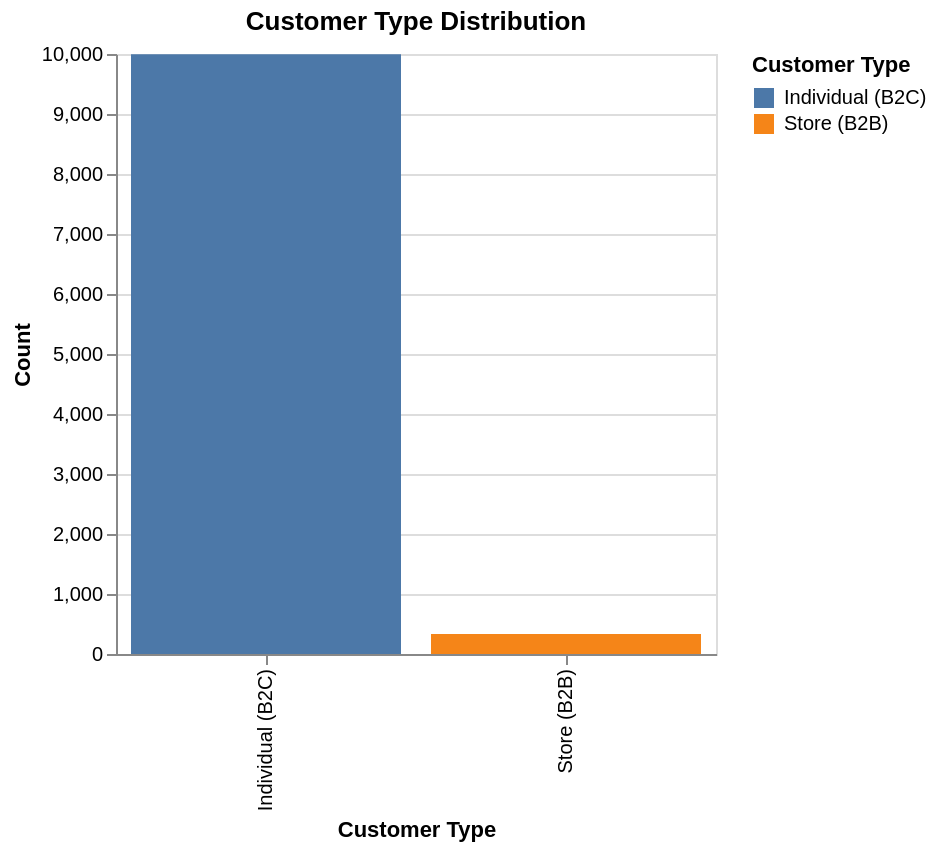

The notebook cell this image was saved under:
### Markdown cell above
### B.3 Explore Feature of Interest — store_id

### Code cell
print(f"store_id coverage: {df['store_id'].notna().sum()} / {len(df)} ({df['store_id'].notna().mean():.1%})")

# Deduplicate first to get accurate counts
df_dedup = df.drop_duplicates()
store_custs = df_dedup[df_dedup['store_id'].notna()]
print(f"\nUnique store customers (after dedup): {len(store_custs)}")
print(f"Unique store_ids: {store_custs['store_id'].nunique()}")

chart = alt.Chart(
    pd.DataFrame({'Customer Type': ['Individual (B2C)', 'Store (B2B)'],
                  'Count': [df_dedup['store_id'].isna().sum(), df_dedup['store_id'].notna().sum()]})
).mark_bar().encode(
    x='Customer Type',
    y='Count',
    color='Customer Type'
).properties(title='Customer Type Distribution', width=300, height=300)
chart

### Figure 1 — Vega-Lite specification as saved in the notebook (floating-point values rounded to 4 significant figures)
{"config": {"view": {"continuousWidth": 300, "continuousHeight": 300}}, "data": {"name": "data-5c823e8001a887321682d5edb1dadebc"}, "mark": {"type": "bar"}, "encoding": {"color": {"field": "Customer Type", "type": "nominal"}, "x": {"field": "Customer Type", "type": "nominal"}, "y": {"field": "Count", "type": "quantitative"}}, "height": 300, "title": "Customer Type Distribution", "width": 300, "$schema": "https://vega.github.io/schema/vega-lite/v5.20.1.json", "datasets": {"data-5c823e8001a887321682d5edb1dadebc": [{"Customer Type": "Individual (B2C)", "Count": 9997}, {"Customer Type": "Store (B2B)", "Count": 334}]}}
